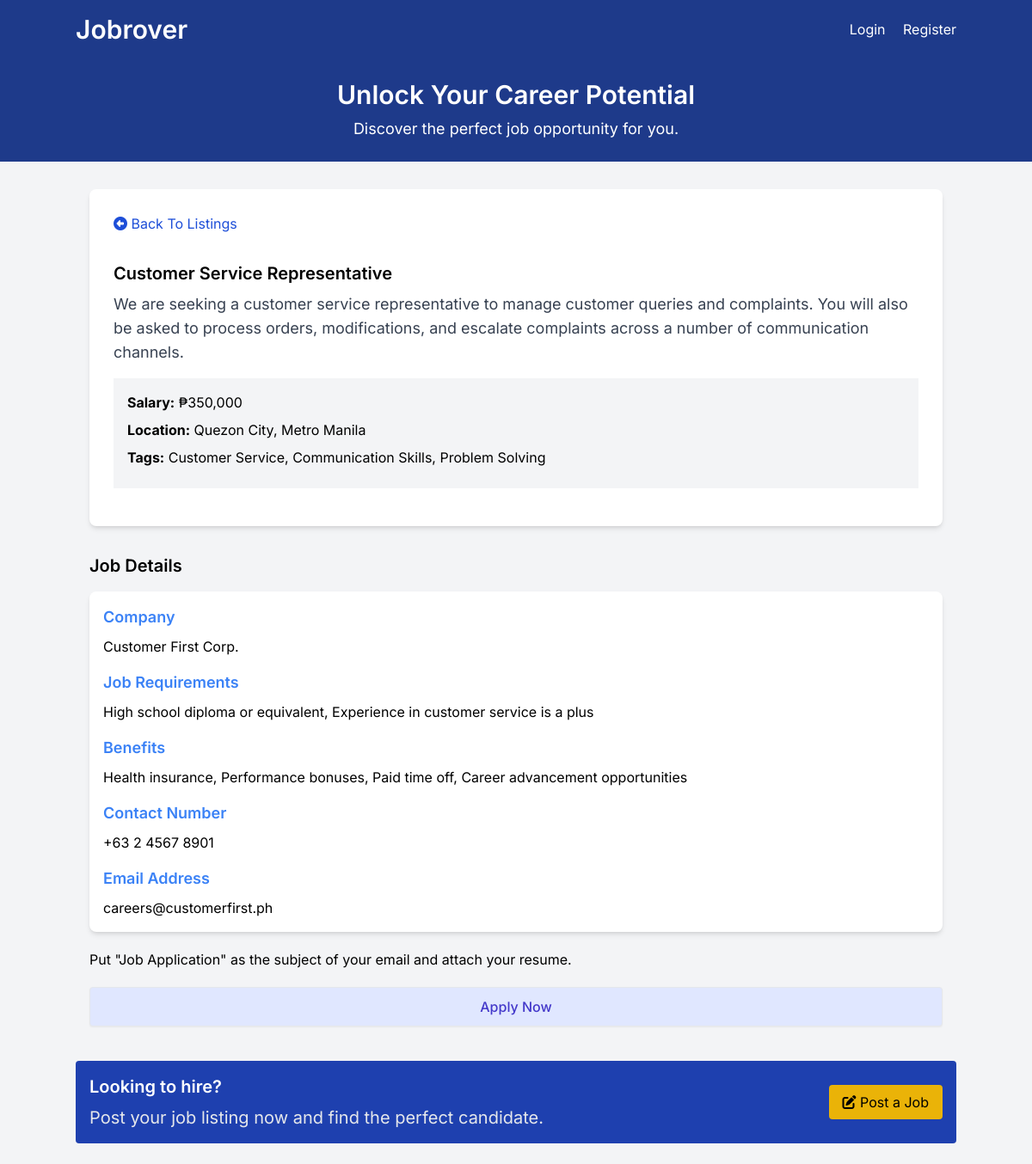
/listings/23, run on the app's committed database.
### tables this page shows
CREATE TABLE `listings` (
  `id` int NOT NULL AUTO_INCREMENT,
  `user_id` int NOT NULL,
  `title` varchar(255) NOT NULL,
  `description` longtext,
  `salary` varchar(45) DEFAULT NULL,
  `tags` varchar(255) DEFAULT NULL,
  `company` varchar(45) DEFAULT NULL,
  `address` varchar(255) DEFAULT NULL,
  `city` varchar(45) DEFAULT NULL,
  `state` varchar(45) DEFAULT NULL,
  `phone` varchar(45) DEFAULT NULL,
  `email` varchar(45) DEFAULT NULL,
  `requirements` longtext,
  `benefits` longtext,
  `created_at` timestamp NULL DEFAULT CURRENT_TIMESTAMP,
  PRIMARY KEY (`id`),
  KEY `fk_listings_users_idx` (`user_id`),
  CONSTRAINT `fk_listings_users` FOREIGN KEY (`user_id`) REFERENCES `users` (`id`) ON DELETE CASCADE ON UPDATE CASCADE
);

### App/controllers/ListingController.php (called while the page is built, shortened)
<?php
class ListingController
{
  protected $db;
  public function __construct()
  {
    $config = require basePath('config/db.php');
    $this->db = new Database($config);
  }
  public function show($params)
  {
    $id = $params['id'];
    $params = [
      'id' => $id,
    ];
    $listing = $this->db
      ->query('SELECT * FROM listings WHERE id = :id', $params)
      ->fetch();
    loadView('listings/show', [
      'listing' => $listing,
    ]);
  }
}

### public/index.php (called while the page is built, shortened)
<?php
require '../helpers.php';
$router = new Router();
$uri = parse_url($_SERVER['REQUEST_URI'], PHP_URL_PATH);
$router->route($uri);

### Framework/Session.php (called while the page is built, shortened)
<?php
class Session
{
  public static function has($key)
  {
    return isset($_SESSION[$key]);
  }
}

### Framework/Database.php (called while the page is built, shortened)
<?php
class Database
{
  public $conn;
  public function __construct($config)
  {
    $dsn = "mysql:host={$config['host']};port={$config['port']};dbname={$config['dbname']}";
    $options = [
      PDO::ATTR_ERRMODE => PDO::ERRMODE_EXCEPTION,
      PDO::ATTR_DEFAULT_FETCH_MODE => PDO::FETCH_OBJ,
    ];
    try {
      $this->conn = new PDO(
        $dsn,
        $config['username'],
        $config['password'],
        $options
      );
    } catch (PDOException $e) {
      throw new Exception("Database connection failed: {$e->getMessage()}");
    }
  }
  public function query($query, $params = [])
  {
    try {
      $sth = $this->conn->prepare($query);
      foreach ($params as $param => $value) {
        $sth->bindValue(':' . $param, $value);
      }
      $sth->execute();
      return $sth;
    } catch (PDOException $e) {
      throw new Exception("Query failed to execute: {$e->getMessage()}");
    }
  }
}

### App/views/listings/show.view.php (the view, shortened to what this page needs)
<?php loadPartial('navbar'); ?>
<?php loadPartial('top-banner'); ?>
<section class="container mx-auto p-4 mt-4">
  <div class="rounded-lg shadow-md bg-white p-3">
    <div class="flex justify-between items-center">
      <a class="block p-4 text-blue-700" href="/listings">
        <i class="fa fa-arrow-alt-circle-left"></i>
        Back To Listings
      </a>
    </div>
    <div class="p-4">
       <h2 class="text-xl font-semibold"><?= $listing->title ?></h2>
       <p class="text-gray-700 text-lg mt-2">
         <?= $listing->description ?>
       </p>
       <ul class="my-4 bg-gray-100 p-4">
         <li class="mb-2"><strong>Salary:</strong> <?= formatSalary(
           $listing->salary
         ) ?></li>
         <li class="mb-2">
           <strong>Location:</strong> <?= $listing->city ?>, <?= $listing->state ?>
         </li>
         <?php if (!empty($listing->tags)): ?>
          <li class="mb-2">
            <strong>Tags:</strong> <?= $listing->tags ?>
          </li>
          <?php endif; ?>
       </ul>
    </div>
  </div>
</section>
<section class="container mx-auto p-4">
  <h2 class="text-xl font-semibold mb-4">Job Details</h2>
  <div class="rounded-lg shadow-md bg-white p-4">
    <h3 class="text-lg font-semibold mb-2 text-blue-500">Company</h3>
     <p>
       <?= $listing->company ?>
     </p>
    <h3 class="text-lg font-semibold mt-4 mb-2 text-blue-500">Job Requirements</h3>
     <p>
       <?= $listing->requirements ?>
     </p>
    <h3 class="text-lg font-semibold mt-4 mb-2 text-blue-500">Benefits</h3>
    <p><?= $listing->benefits ?></p>
    <h3 class="text-lg font-semibold mt-4 mb-2 text-blue-500">Contact Number</h3>
    <p><?= $listing->phone ?></p>
    <h3 class="text-lg font-semibold mt-4 mb-2 text-blue-500">Email Address</h3>
    <p><?= $listing->email ?></p>
  </div>
  <p class="my-5">Put "Job Application" as the subject of your email and attach your resume.</p>
  <a
    href="mailto:<?= $listing->email ?>"
    class="block w-full text-center px-5 py-2.5 shadow-sm rounded border text-base font-medium cursor-pointer text-indigo-700 bg-indigo-100 hover:bg-indigo-200"
  >
    Apply Now
  </a>
</section>
<?php loadPartial('bottom-banner'); ?>

### Framework/Router.php (shortened to what this page needs)
<?php
class Router
{
  protected $routes = [];
  public function registerRoute($method, $uri, $action, $middleware = [])
  {
    list($controller, $controllerMethod) = explode('@', $action);
    $this->routes[] = [
      'method' => $method,
      'uri' => $uri,
      'controller' => $controller,
      'controllerMethod' => $controllerMethod,
      'middleware' => $middleware,
    ];
  }
  public function route($uri)
  {
    $requestMethod = $_SERVER['REQUEST_METHOD'];
    foreach ($this->routes as $route) {
      $uriSegments = explode('/', trim($uri, '/'));
      $routeSegments = explode('/', trim($route['uri'], '/'));
      if (
        count($uriSegments) === count($routeSegments) &&
        strtoupper($route['method']) === $requestMethod
      ) {
        $params = [];
        $match = true;
        for ($i = 0; $i < count($uriSegments); $i++) {
          if (
            $routeSegments[$i] !== $uriSegments[$i] &&
            !preg_match('/\{(.+?)\}/', $routeSegments[$i])
          ) {
            $match = false;
            break;
          }
          if (preg_match('/\{(.+?)\}/', $routeSegments[$i], $matches)) {
            $params[$matches[1]] = $uriSegments[$i];
          }
        }
        if ($match) {
          $controllerMethod = $route['controllerMethod'];
          $controllerInstance = new $controller();
          $controllerInstance->$controllerMethod($params);
          return;
        }
      }
    }
  }
}

### App/views/partials/navbar.php (shortened to what this page needs)
<header class="bg-blue-900 text-white p-4">
  <div class="container mx-auto flex justify-between items-center">
    <h1 class="text-3xl font-semibold left-text">
      <a href="/">Jobrover</a>
    </h1>
    <nav class="space-x-4">
      <?php if (Session::has('user')): ?>
      <div class="flex justify-between items-center gap-4 ">
         <div class="text-blue-300 text-base links">
           Welcome <?php echo Session::get('user')['name']; ?>
         </div>
         <form method="POST" action="/auth/logout" class="flex gap-4 links">
           <button type="submit" class="text-white inline hover:underline">Logout</button>
           <a href="/listings/create"
           class="bg-yellow-500 hover:bg-yellow-600 text-black px-4 py-2 rounded hover:shadow-md transition duration-300 "
           >
            <i class="fa fa-edit"></i> Post a Job
           </a>
         </form>
      <?php else: ?>
       <a href="/auth/login" class="text-white hover:underline">Login</a>
       <a href="/auth/register" class="text-white hover:underline">Register</a>
      <?php endif; ?>
      </div>
</header>

### App/views/partials/top-banner.php
<section class="bg-blue-900 text-white py-6 text-center">
  <div class="container mx-auto">
    <h2 class="text-3xl font-semibold">Unlock Your Career Potential</h2>
    <p class="text-lg mt-2">
      Discover the perfect job opportunity for you.
    </p>
  </div>
</section>

### App/views/partials/bottom-banner.php
<section class="container mx-auto my-6">
  <div
    class="bg-blue-800 text-white rounded p-4">
    <div class="banner">
      <div>
        <h2 class="text-xl font-semibold">Looking to hire?</h2>
        <p class="text-gray-200 text-xl mt-2 bottom-banner">
          Post your job listing now and find the perfect candidate.
        </p>
      </div>
      <a
        href="/listings/create"
        class="bg-yellow-500 hover:bg-yellow-600 text-black px-4 py-2 rounded hover:shadow-md transition duration-300 text-center"
      >
        <i class="fa fa-edit"></i> Post a Job
      </a>
    </div>
  </div>
</section>

### data on the page
listings: title "Customer Service Representative", description "We are seeking a customer service representative to manage customer queries and complaints. You will also be asked to process orders, modifications, and escalate complaints across a number of communication channels.", salary "₱350,000", city "Quezon City", state "Metro Manila", tags "Customer Service, Communication Skills, Problem Solving", company "Customer First Corp.", requirements "High school diploma or equivalent, Experience in customer service is a plus", benefits "Health insurance, Performance bonuses, Paid time off, Career advancement opportunities", phone "+63 2 4567 8901", email "careers@customerfirst.ph"
